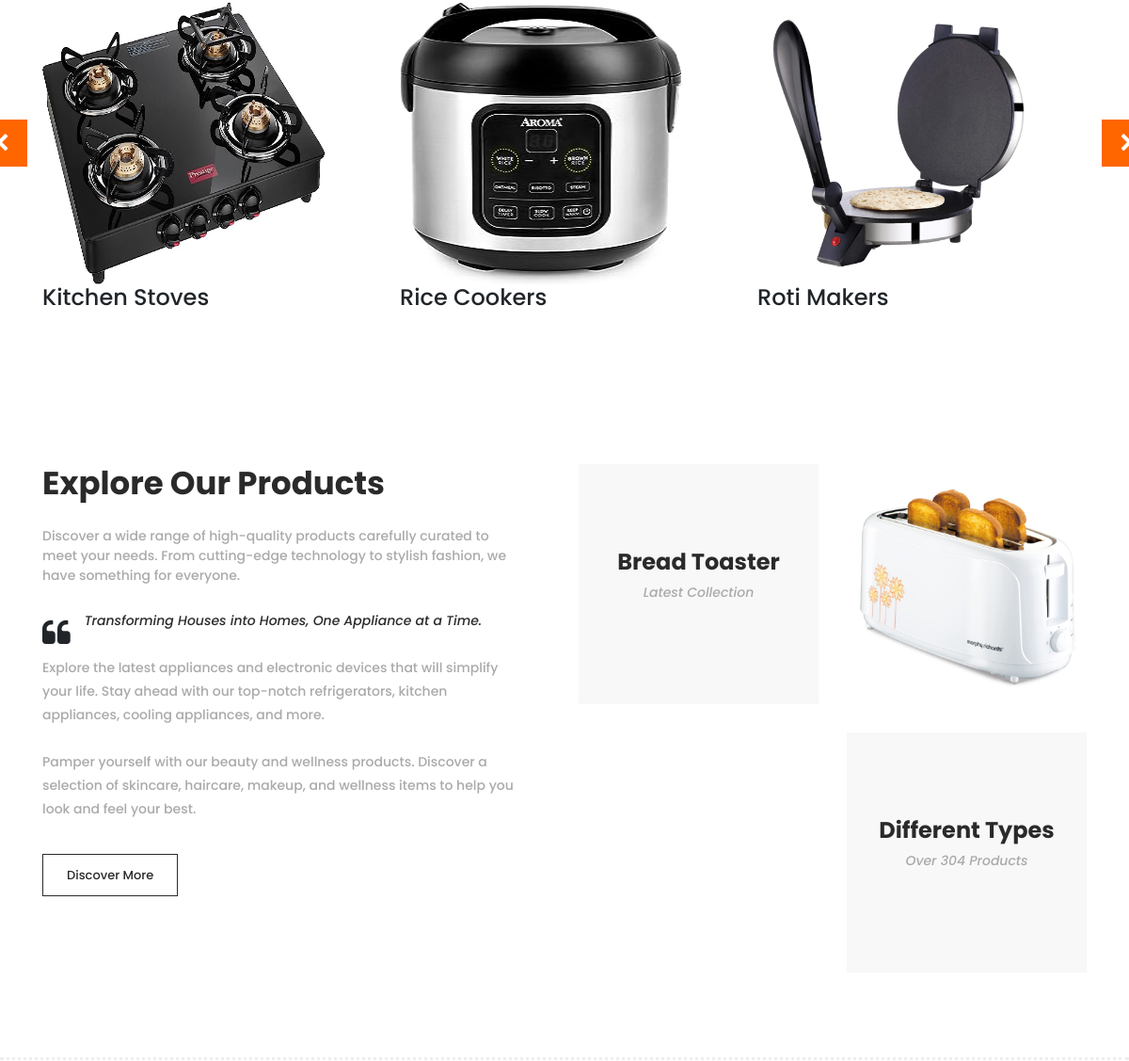
The app's page / (middle part), older data.
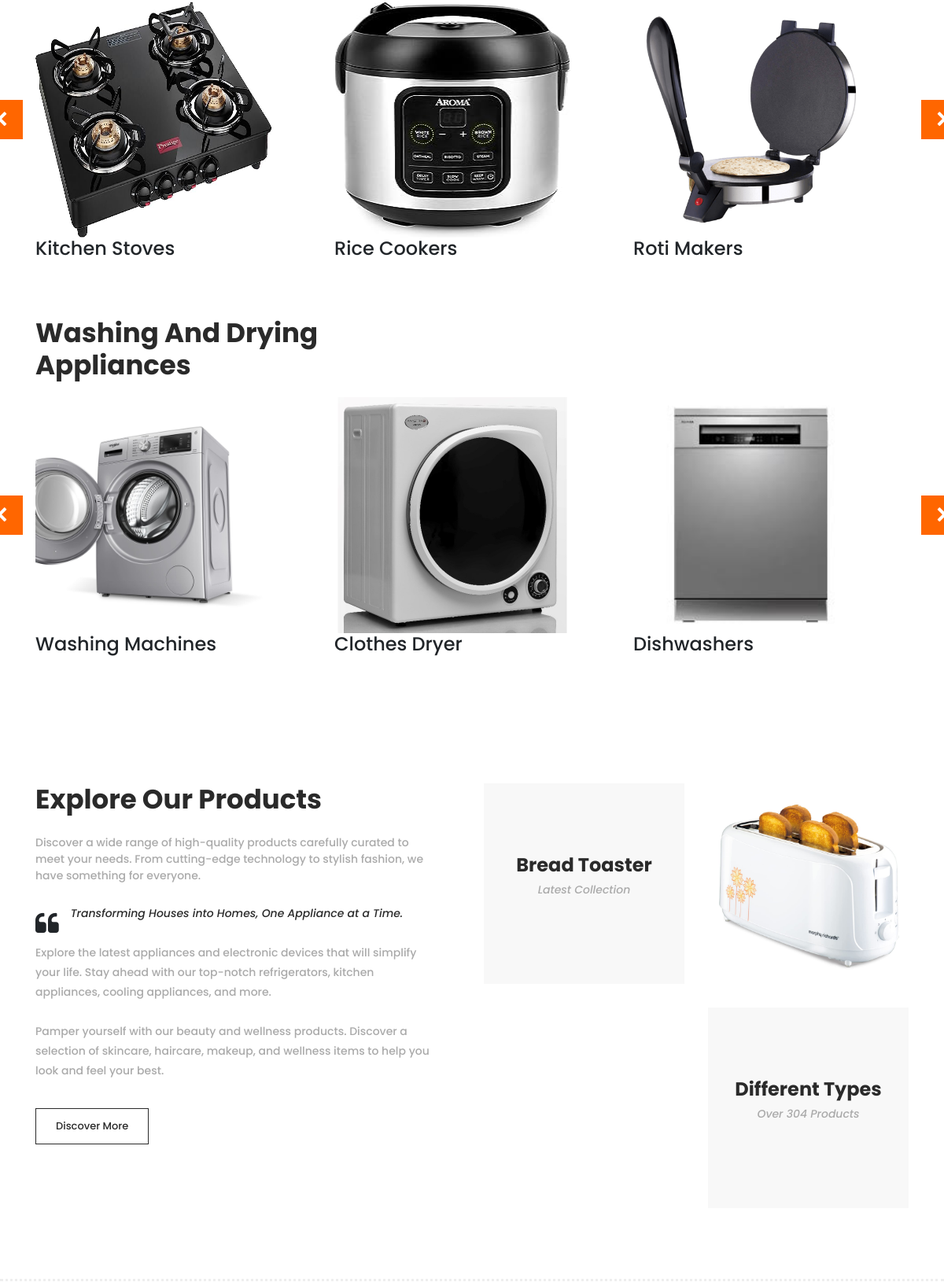
The same page, newer data.
### dashboard/models.py (models this page shows, shortened)
class Category(models.Model):
    slug = models.CharField(max_length=50, null=False, blank=False)
    name=models.CharField(max_length=50, null=False, blank=False)
    image=models.ImageField(upload_to="category_images", null=False, blank=False)
    status=models.BooleanField(default=False, help_text="0=default,1=Hidden")
    trending=models.BooleanField(default=False, help_text="0=default,1=Hidden")
    description=models.CharField(max_length=500, null=False, blank=False, default="Default description")
    created_date = models.DateTimeField(auto_now_add=True)
    updated_date = models.DateTimeField(auto_now=True)

class Subcategory(models.Model):
    category = models.ForeignKey(Category, on_delete=models.CASCADE)
    name = models.CharField(max_length=50, null=False, blank=False)
    description = models.CharField(max_length=500, null=False, blank=False, default="Default subcategory description")
    image = models.ImageField(upload_to="subcategory_images", null=False, blank=False)
    created_date = models.DateTimeField(auto_now_add=True)
    updated_date = models.DateTimeField(auto_now=True)
    status = models.BooleanField(default=False, help_text="0=default, 1=Hidden")
    trending = models.BooleanField(default=False, help_text="0=default, 1=Trending")

### dashboard/views.py (the view)
# urls.py: path('',  views.dashboard_home, name='dashboard_home'),
def dashboard_home(request):
    categories = Category.objects.filter(status=False)
    category_data = []
    cart_count = 0  # Default to 0
    categories_with_subcategories = Category.objects.filter(subcategory__isnull=False, status=False)
    if request.user.is_authenticated:
        user = request.user
        cart_count = CartItems.objects.filter(cart__user=user).count()
    for category in categories:
        subcategories = Subcategory.objects.filter(category=category, status=False)
        products = Product.objects.filter(subcategory__in=subcategories, status=False)
        category_data.append({
            'category': category,
            'products': products,
            'subcategories': subcategories,
        })
    context = {
        'category_data': category_data,
        'categories': categories,
        'cart_count': cart_count,
        'categories_with_subcategories' : categories_with_subcategories
    }
    return render(request, 'dashboard_home.html', context)

### templates/dashboard_home.html (shortened to what the changed rows need)
{% load static %}
<!DOCTYPE html>
<html lang="en">
  <head>
    <link rel="stylesheet" type="text/css" href="{% static 'css/bootstrap.min.css' %}">
    <link rel="stylesheet" type="text/css" href="{% static 'css/font-awesome.css' %}">
    <link rel="stylesheet" href="{% static 'css/templatemo-hexashop.css' %}">
    <link rel="stylesheet" href="{% static 'css/owl-carousel.css' %}">
    <link rel="stylesheet" href="{% static 'css/lightbox.css' %}">
    </head>
    <body>
   <br><br>
    {% for category_data in category_data %}
    {% if category_data.subcategories %}
    <section class="section" id="{{ category_data.category.name }}">
        <div class="container">
            <div class="row">
                <div class="col-lg-6">
                    <div class="section-heading">
                        <h2>{{ category_data.category.name }}</h2>
                    </div>
                </div>
            </div>
        </div>
        <div class="container">
            <div class="row">
                <div class="col-lg-12">
                    <div class="men-item-carousel">
                        <div class="custom-nav-container">
                            <div class="custom-nav custom-prev"><i class="fa fa-chevron-left"></i></div>
                            <div class="custom-nav custom-next"><i class="fa fa-chevron-right"></i></div>
                        </div>
                        <div class="owl-men-item owl-carousel">
                            {% for subcategory in category_data.subcategories %}
                            <div class="item">
                                <div class="thumb">
                                    <div class="product-container">
                                        <a href="{% url 'single_product' subcategory.id %}">
                                        <img src="{{ subcategory.image.url }}" alt="Product Image" style="width:300px;height:300px;">
                                        </a>
                                    </div>
                                </div>
                                <div class="down-content">
                                    <h4>{{ subcategory.name }}</h4>
                                </div>
                            </div>
                            {% endfor %}
                        </div>
                    </div>
                </div>
            </div>
        </div>
    </section>
    <br><br><br>
    {% endif %}
    {% endfor %}
    <section class="section" id="explore">
        <div class="container">
            <div class="row">
                <div class="col-lg-6">
                    <div class="left-content">
                        <h2>Explore Our Products</h2>
                    </div>
                </div>
            </div>
        </div>
    </section>
  </body>
</html>

Row changes from the older to the newer data that the page shows:
now on this page (row edited): Category: category.name "Washing And Drying Appliances"
now on this page (row edited): Subcategory: image (picture), name "Washing Machines", shown under "Washing And Drying Appliances"
now on this page (row edited): Subcategory: image (picture), name "Clothes Dryer", shown under "Washing And Drying Appliances"
now on this page (row edited): Subcategory: image (picture), name "Dishwashers", shown under "Washing And Drying Appliances"
